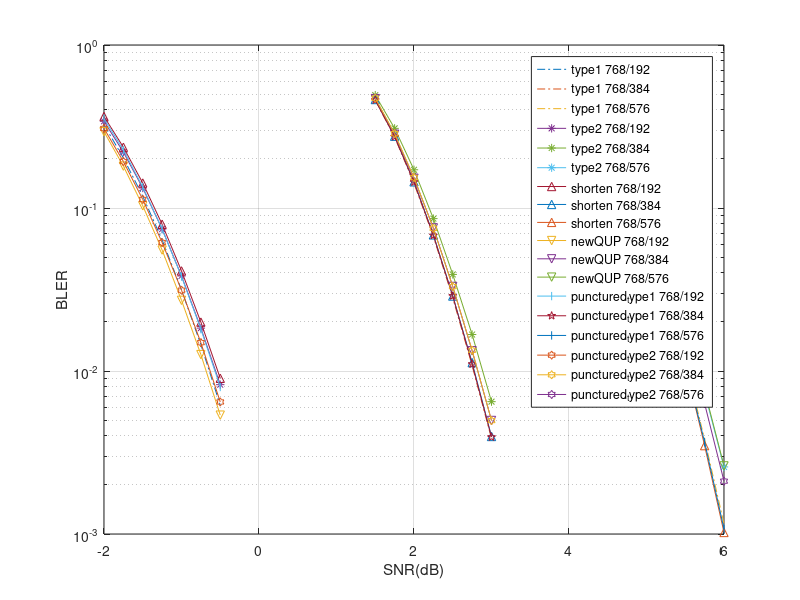

This figure's MATLAB source:

clear;


% type1 768/192
% GA predict BLER12-Apr-2022 12:52:43
SNR_db = [-2.000000e+00 -1.750000e+00 -1.500000e+00 -1.250000e+00 -1.000000e+00 -7.500000e-01 -5.000000e-01 ];
bler = [3.241304e-01 2.028919e-01 1.181046e-01 6.369289e-02 3.147278e-02 1.450218e-02 6.165180e-03 ];
%%%./sim_result/sc/type1_768_192_1_GA_predict.m
semilogy(SNR_db, bler, '-.'); 
hold on; 


% type1 768/384
% GA predict BLER12-Apr-2022 12:52:48
SNR_db = [1.500000e+00 1.750000e+00 2.000000e+00 2.250000e+00 2.500000e+00 2.750000e+00 3.000000e+00 ];
bler = [4.585272e-01 2.720081e-01 1.415690e-01 6.672404e-02 2.807161e-02 1.078452e-02 3.851210e-03 ];
%%%./sim_result/sc/type1_768_384_1_GA_predict.m
semilogy(SNR_db, bler, '-.'); 
hold on; 

% type1 768/576
%%17-Feb-2022 21:35:49
%%GA predict BLER12-Apr-2022 12:52:53
SNR_db = [4.500000e+00 4.750000e+00 5.000000e+00 5.250000e+00 5.500000e+00 5.750000e+00 6.000000e+00 ];
bler = [3.559759e-01 1.824607e-01 8.070924e-02 3.230165e-02 1.156434e-02 3.812312e-03 1.156534e-03 ];
%%%./sim_result/sc/type1_768_576_1_GA_predict.m
semilogy(SNR_db, bler, '-.'); 
hold on; 

% type2 768/192
%% GA predict BLER12-Apr-2022 12:52:58
SNR_db = [-2.000000e+00 -1.750000e+00 -1.500000e+00 -1.250000e+00 -1.000000e+00 -7.500000e-01 -5.000000e-01 ];
bler = [3.403889e-01 2.202545e-01 1.326697e-01 7.422827e-02 3.827861e-02 1.833155e-02 8.244658e-03 ];
%%%./sim_result/sc/type2_768_192_1_GA_predict.m
semilogy(SNR_db, bler, '-*'); 
hold on; 

% type2 768/384
%% GA predict BLER12-Apr-2022 12:53:04
SNR_db = [1.500000e+00 1.750000e+00 2.000000e+00 2.250000e+00 2.500000e+00 2.750000e+00 3.000000e+00 ];
bler = [4.925676e-01 3.080614e-01 1.716214e-01 8.608306e-02 3.913054e-02 1.674163e-02 6.486116e-03 ];
%%%./sim_result/sc/type2_768_384_1_GA_predict.m
semilogy(SNR_db, bler, '-*'); 
hold on; 



% type2 768/576
%% GA predict BLER12-Apr-2022 12:53:08
SNR_db = [4.500000e+00 4.750000e+00 5.000000e+00 5.250000e+00 5.500000e+00 5.750000e+00 6.000000e+00 ];
bler = [4.088344e-01 2.263446e-01 1.101348e-01 4.801766e-02 1.928825e-02 7.359468e-03 2.579388e-03 ];
%%%./sim_result/sc/type2_768_576_1_GA_predict.m
semilogy(SNR_db, bler, '-*'); 
hold on; 



% shorten 768/192
%% GA predict BLER12-Apr-2022 12:53:46
SNR_db = [-2.000000e+00 -1.750000e+00 -1.500000e+00 -1.250000e+00 -1.000000e+00 -7.500000e-01 -5.000000e-01 ];
bler = [3.640172e-01 2.359951e-01 1.422973e-01 7.944824e-02 4.111715e-02 1.994224e-02 9.020173e-03 ];
%%%./sim_result/sc/shorten_768_192_1_GA_predict.m
semilogy(SNR_db, bler, "-^");
hold on;

% shorten 768/384
%% GA predict BLER12-Apr-2022 12:53:52
SNR_db = [1.500000e+00 1.750000e+00 2.000000e+00 2.250000e+00 2.500000e+00 2.750000e+00 3.000000e+00 ];
bler = [4.628840e-01 2.757155e-01 1.447570e-01 6.840133e-02 2.883368e-02 1.125717e-02 3.965139e-03 ];
%%%./sim_result/sc/shorten_768_384_1_GA_predict.m
semilogy(SNR_db, bler, "-^");
hold on;

% shorten 768/576
%% GA predict BLER12-Apr-2022 12:53:57
SNR_db = [4.500000e+00 4.750000e+00 5.000000e+00 5.250000e+00 5.500000e+00 5.750000e+00 6.000000e+00 ];
bler = [3.450183e-01 1.738904e-01 7.722710e-02 3.015407e-02 1.100948e-02 3.484149e-03 1.021758e-03 ];
%%%./sim_result/sc/shorten_768_576_1_GA_predict.m
semilogy(SNR_db, bler, "-^");
hold on;











% QUP without bit permution
%% GA predict BLER12-Apr-2022 12:54:03
SNR_db = [-2.000000e+00 -1.750000e+00 -1.500000e+00 -1.250000e+00 -1.000000e+00 -7.500000e-01 -5.000000e-01 ];
bler = [2.938802e-01 1.806785e-01 1.031834e-01 5.521695e-02 2.714576e-02 1.261112e-02 5.361038e-03 ];
%%%./sim_result/sc/QUP_without_bitreverse_768_192_1_GA_predict.m
semilogy(SNR_db, bler, "-v");
hold on; 

%% GA predict BLER12-Apr-2022 12:54:08
SNR_db = [1.500000e+00 1.750000e+00 2.000000e+00 2.250000e+00 2.500000e+00 2.750000e+00 3.000000e+00 ];
bler = [4.690917e-01 2.835999e-01 1.522570e-01 7.549777e-02 3.303187e-02 1.330901e-02 4.972029e-03 ];
%%%./sim_result/sc/QUP_without_bitreverse_768_384_1_GA_predict.m
semilogy(SNR_db, bler, "-v");
hold on; 

%% GA predict BLER12-Apr-2022 12:54:13
SNR_db = [4.500000e+00 4.750000e+00 5.000000e+00 5.250000e+00 5.500000e+00 5.750000e+00 6.000000e+00 ];
bler = [4.167755e-01 2.303001e-01 1.128430e-01 4.984923e-02 1.991468e-02 7.579626e-03 2.617341e-03 ];
%%%./sim_result/sc/QUP_without_bitreverse_768_576_1_GA_predict.m
semilogy(SNR_db, bler, "-v");

% puncture type1
%% GA predict BLER12-Apr-2022 12:54:20
SNR_db = [-2.000000e+00 -1.750000e+00 -1.500000e+00 -1.250000e+00 -1.000000e+00 -7.500000e-01 -5.000000e-01 ];
bler = [3.534344e-01 2.270215e-01 1.347141e-01 7.417413e-02 3.800938e-02 1.805223e-02 7.978423e-03 ];
%%%./sim_result/sc/punct_type1_768_192_1_GA_predict.m
semilogy(SNR_db, bler, "-|");
hold on;


%% GA predict BLER12-Apr-2022 12:54:26
SNR_db = [1.500000e+00 1.750000e+00 2.000000e+00 2.250000e+00 2.500000e+00 2.750000e+00 3.000000e+00 ];
bler = [4.594843e-01 2.737013e-01 1.443331e-01 6.790490e-02 2.887920e-02 1.102821e-02 3.934259e-03 ];
%%%./sim_result/sc/punct_type1_768_384_1_GA_predict.m
semilogy(SNR_db, bler, "-p");
hold on;

%% GA predict BLER12-Apr-2022 12:54:31
SNR_db = [4.500000e+00 4.750000e+00 5.000000e+00 5.250000e+00 5.500000e+00 5.750000e+00 6.000000e+00 ];
bler = [3.492789e-01 1.763498e-01 7.744864e-02 3.134203e-02 1.103920e-02 3.657815e-03 1.073061e-03 ];
%%%./sim_result/sc/punct_type1_768_576_1_GA_predict.m 
semilogy(SNR_db, bler, "-|");
hold on;

% puncture type2
%% GA predict BLER12-Apr-2022 12:54:37
SNR_db = [-2.000000e+00 -1.750000e+00 -1.500000e+00 -1.250000e+00 -1.000000e+00 -7.500000e-01 -5.000000e-01 ];
bler = [3.075555e-01 1.927833e-01 1.128731e-01 6.140240e-02 3.132253e-02 1.492255e-02 6.458248e-03 ];
%%%./sim_result/sc/punct_type2_768_192_1_GA_predict.m
semilogy(SNR_db, bler, "-h");
hold on;

%% GA predict BLER12-Apr-2022 12:54:42
SNR_db = [1.500000e+00 1.750000e+00 2.000000e+00 2.250000e+00 2.500000e+00 2.750000e+00 3.000000e+00 ];
bler = [4.713968e-01 2.859272e-01 1.537563e-01 7.506671e-02 3.294823e-02 1.339139e-02 4.962875e-03 ];
%%%./sim_result/sc/punct_type2_768_384_1_GA_predict.m
semilogy(SNR_db, bler, "-h");
hold on;

%% GA predict BLER12-Apr-2022 12:54:47
SNR_db = [4.500000e+00 4.750000e+00 5.000000e+00 5.250000e+00 5.500000e+00 5.750000e+00 6.000000e+00 ];
bler = [4.116424e-01 2.233946e-01 1.063666e-01 4.548989e-02 1.758308e-02 6.306506e-03 2.109380e-03 ];
%%%./sim_result/sc/punct_type2_768_576_1_GA_predict.m
semilogy(SNR_db, bler, "-h");


ylabel("BLER");
xlabel("SNR(dB)");
grid on;
% legend('512/128 polar' ,'576/288 ASC','576/432 ASC', '576/144 type1', '576/288 type1', '576/432 type1', '576/144 DES', '576/288 DES', '576/432 DES', '1536/768 type1', '1536/768 apc', '768/192 ASC', '768/384 ASC', '768/576 ASC');

legend(...
'type1 768/192','type1 768/384','type1 768/576' ,...
'type2 768/192','type2 768/384','type2 768/576' ,...
'shorten 768/192' ,'shorten 768/384', 'shorten 768/576',...
'newQUP 768/192','newQUP 768/384','newQUP 768/576', ...
'punctured_type1 768/192','punctured_type1 768/384','punctured_type1 768/576', ...
'punctured_type2 768/192','punctured_type2 768/384','punctured_type2 768/576')